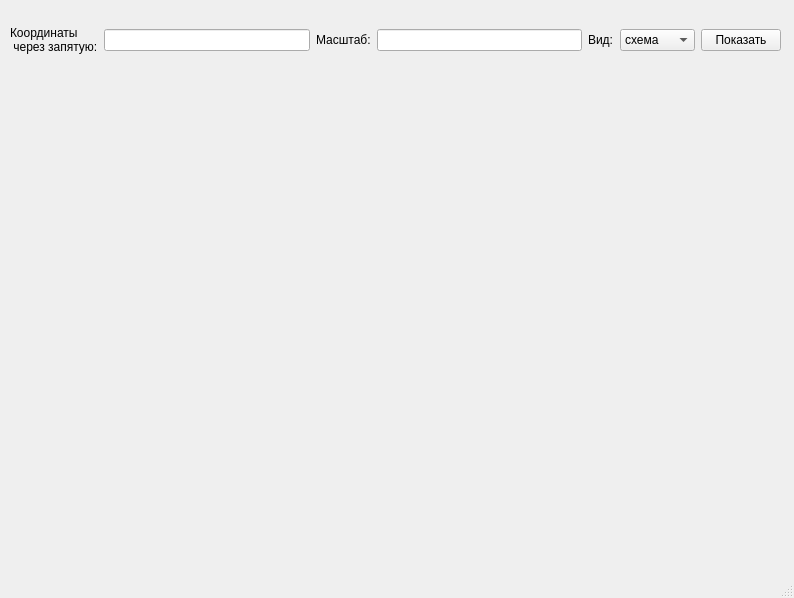
<?xml version="1.0" encoding="UTF-8"?>
<ui version="4.0">
 <class>MainWindow</class>
 <widget class="QMainWindow" name="MainWindow">
  <property name="geometry">
   <rect>
    <x>0</x>
    <y>0</y>
    <width>794</width>
    <height>598</height>
   </rect>
  </property>
  <property name="windowTitle">
   <string>MainWindow</string>
  </property>
  <widget class="QWidget" name="centralwidget">
   <widget class="QWidget" name="horizontalLayoutWidget">
    <property name="geometry">
     <rect>
      <x>10</x>
      <y>0</y>
      <width>771</width>
      <height>80</height>
     </rect>
    </property>
    <layout class="QHBoxLayout" name="horizontalLayout">
     <item>
      <widget class="QLabel" name="label">
       <property name="text">
        <string>Координаты
 через запятую:</string>
       </property>
      </widget>
     </item>
     <item>
      <widget class="QLineEdit" name="lineEdit"/>
     </item>
     <item>
      <widget class="QLabel" name="label_2">
       <property name="text">
        <string>Масштаб:</string>
       </property>
      </widget>
     </item>
     <item>
      <widget class="QLineEdit" name="lineEdit_2"/>
     </item>
     <item>
      <widget class="QLabel" name="label_4">
       <property name="text">
        <string>Вид:</string>
       </property>
      </widget>
     </item>
     <item>
      <widget class="QComboBox" name="comboBox">
       <item>
        <property name="text">
         <string>схема</string>
        </property>
       </item>
       <item>
        <property name="text">
         <string>спутник</string>
        </property>
       </item>
       <item>
        <property name="text">
         <string>гибрид</string>
        </property>
       </item>
      </widget>
     </item>
     <item>
      <widget class="QPushButton" name="pushButton">
       <property name="text">
        <string>Показать</string>
       </property>
      </widget>
     </item>
    </layout>
   </widget>
   <widget class="QLabel" name="label_3">
    <property name="geometry">
     <rect>
      <x>10</x>
      <y>90</y>
      <width>761</width>
      <height>441</height>
     </rect>
    </property>
    <property name="text">
     <string/>
    </property>
   </widget>
  </widget>
  <widget class="QMenuBar" name="menubar">
   <property name="geometry">
    <rect>
     <x>0</x>
     <y>0</y>
     <width>794</width>
     <height>22</height>
    </rect>
   </property>
  </widget>
  <widget class="QStatusBar" name="statusbar"/>
 </widget>
 <resources/>
 <connections/>
</ui>
